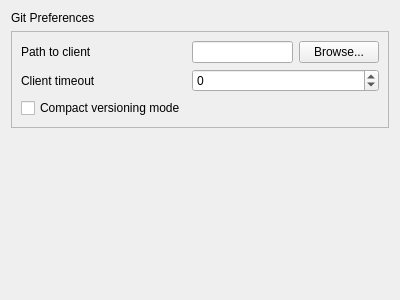
<?xml version="1.0" encoding="UTF-8"?>
<ui version="4.0">
 <class>PreferencesVersioningPage</class>
 <widget class="QWidget" name="PreferencesVersioningPage">
  <property name="geometry">
   <rect>
    <x>0</x>
    <y>0</y>
    <width>400</width>
    <height>300</height>
   </rect>
  </property>
  <property name="windowTitle">
   <string>SVN Preferences</string>
  </property>
  <layout class="QVBoxLayout" name="verticalLayout">
   <item>
    <widget class="QLabel" name="label">
     <property name="text">
      <string>Git Preferences</string>
     </property>
    </widget>
   </item>
   <item>
    <widget class="QFrame" name="gitFrame">
     <property name="frameShape">
      <enum>QFrame::StyledPanel</enum>
     </property>
     <property name="frameShadow">
      <enum>QFrame::Raised</enum>
     </property>
     <layout class="QGridLayout" name="gridLayout">
      <item row="1" column="1" colspan="2">
       <widget class="QSpinBox" name="gitTimeoutSpinBox">
        <property name="toolTip">
         <string>enter time span value in milliseconds</string>
        </property>
        <property name="accelerated">
         <bool>true</bool>
        </property>
        <property name="minimum">
         <number>-1</number>
        </property>
        <property name="maximum">
         <number>2000000000</number>
        </property>
        <property name="singleStep">
         <number>100</number>
        </property>
       </widget>
      </item>
      <item row="0" column="2">
       <widget class="QPushButton" name="browseGitClientButton">
        <property name="text">
         <string>Browse...</string>
        </property>
       </widget>
      </item>
      <item row="0" column="0">
       <widget class="QLabel" name="label_2">
        <property name="text">
         <string>Path to client</string>
        </property>
       </widget>
      </item>
      <item row="0" column="1">
       <widget class="QLineEdit" name="pathToGitClientLineEdit"/>
      </item>
      <item row="1" column="0">
       <widget class="QLabel" name="label_3">
        <property name="text">
         <string>Client timeout</string>
        </property>
       </widget>
      </item>
      <item row="2" column="0">
       <widget class="QCheckBox" name="checkBoxCompactMode">
        <property name="text">
         <string>Compact versioning mode</string>
        </property>
       </widget>
      </item>
     </layout>
    </widget>
   </item>
   <item>
    <spacer name="verticalSpacer">
     <property name="orientation">
      <enum>Qt::Vertical</enum>
     </property>
     <property name="sizeHint" stdset="0">
      <size>
       <width>20</width>
       <height>40</height>
      </size>
     </property>
    </spacer>
   </item>
  </layout>
 </widget>
 <resources/>
 <connections/>
</ui>
